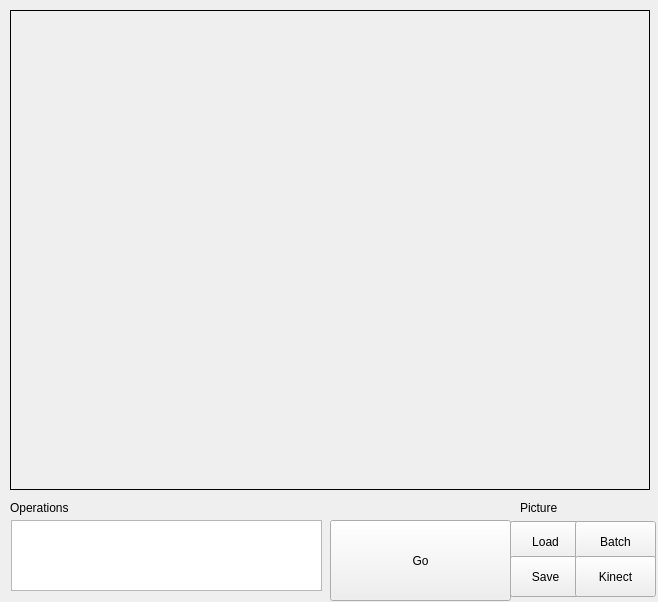
<?xml version="1.0" encoding="UTF-8"?>
<ui version="4.0">
 <class>MainWindow</class>
 <widget class="QMainWindow" name="MainWindow">
  <property name="geometry">
   <rect>
    <x>0</x>
    <y>0</y>
    <width>658</width>
    <height>602</height>
   </rect>
  </property>
  <property name="sizePolicy">
   <sizepolicy hsizetype="Fixed" vsizetype="Minimum">
    <horstretch>0</horstretch>
    <verstretch>0</verstretch>
   </sizepolicy>
  </property>
  <property name="minimumSize">
   <size>
    <width>658</width>
    <height>602</height>
   </size>
  </property>
  <property name="maximumSize">
   <size>
    <width>658</width>
    <height>602</height>
   </size>
  </property>
  <property name="windowTitle">
   <string>idOCR</string>
  </property>
  <widget class="QWidget" name="centralwidget">
   <widget class="QLabel" name="imageDisplay">
    <property name="geometry">
     <rect>
      <x>10</x>
      <y>10</y>
      <width>640</width>
      <height>480</height>
     </rect>
    </property>
    <property name="sizePolicy">
     <sizepolicy hsizetype="Maximum" vsizetype="Maximum">
      <horstretch>0</horstretch>
      <verstretch>0</verstretch>
     </sizepolicy>
    </property>
    <property name="frameShape">
     <enum>QFrame::Box</enum>
    </property>
    <property name="text">
     <string/>
    </property>
    <property name="scaledContents">
     <bool>false</bool>
    </property>
   </widget>
   <widget class="QPushButton" name="loadPicture">
    <property name="geometry">
     <rect>
      <x>510</x>
      <y>521</y>
      <width>71</width>
      <height>41</height>
     </rect>
    </property>
    <property name="sizePolicy">
     <sizepolicy hsizetype="Ignored" vsizetype="Ignored">
      <horstretch>0</horstretch>
      <verstretch>0</verstretch>
     </sizepolicy>
    </property>
    <property name="text">
     <string>Load</string>
    </property>
   </widget>
   <widget class="QPushButton" name="savePicture">
    <property name="geometry">
     <rect>
      <x>510</x>
      <y>556</y>
      <width>71</width>
      <height>41</height>
     </rect>
    </property>
    <property name="text">
     <string>Save</string>
    </property>
   </widget>
   <widget class="QLabel" name="label">
    <property name="geometry">
     <rect>
      <x>520</x>
      <y>500</y>
      <width>59</width>
      <height>16</height>
     </rect>
    </property>
    <property name="text">
     <string>Picture</string>
    </property>
   </widget>
   <widget class="QPushButton" name="batchWindow">
    <property name="geometry">
     <rect>
      <x>575</x>
      <y>521</y>
      <width>81</width>
      <height>41</height>
     </rect>
    </property>
    <property name="text">
     <string>Batch</string>
    </property>
   </widget>
   <widget class="QListView" name="operationsList">
    <property name="geometry">
     <rect>
      <x>11</x>
      <y>520</y>
      <width>311</width>
      <height>71</height>
     </rect>
    </property>
   </widget>
   <widget class="QLabel" name="label_2">
    <property name="geometry">
     <rect>
      <x>10</x>
      <y>500</y>
      <width>81</width>
      <height>16</height>
     </rect>
    </property>
    <property name="text">
     <string>Operations</string>
    </property>
   </widget>
   <widget class="QPushButton" name="executeButton">
    <property name="geometry">
     <rect>
      <x>330</x>
      <y>520</y>
      <width>181</width>
      <height>81</height>
     </rect>
    </property>
    <property name="text">
     <string>Go</string>
    </property>
   </widget>
   <widget class="QPushButton" name="showWebcam">
    <property name="geometry">
     <rect>
      <x>575</x>
      <y>556</y>
      <width>81</width>
      <height>41</height>
     </rect>
    </property>
    <property name="autoFillBackground">
     <bool>false</bool>
    </property>
    <property name="styleSheet">
     <string notr="true"/>
    </property>
    <property name="text">
     <string>Kinect</string>
    </property>
   </widget>
  </widget>
 </widget>
 <resources/>
 <connections/>
</ui>
